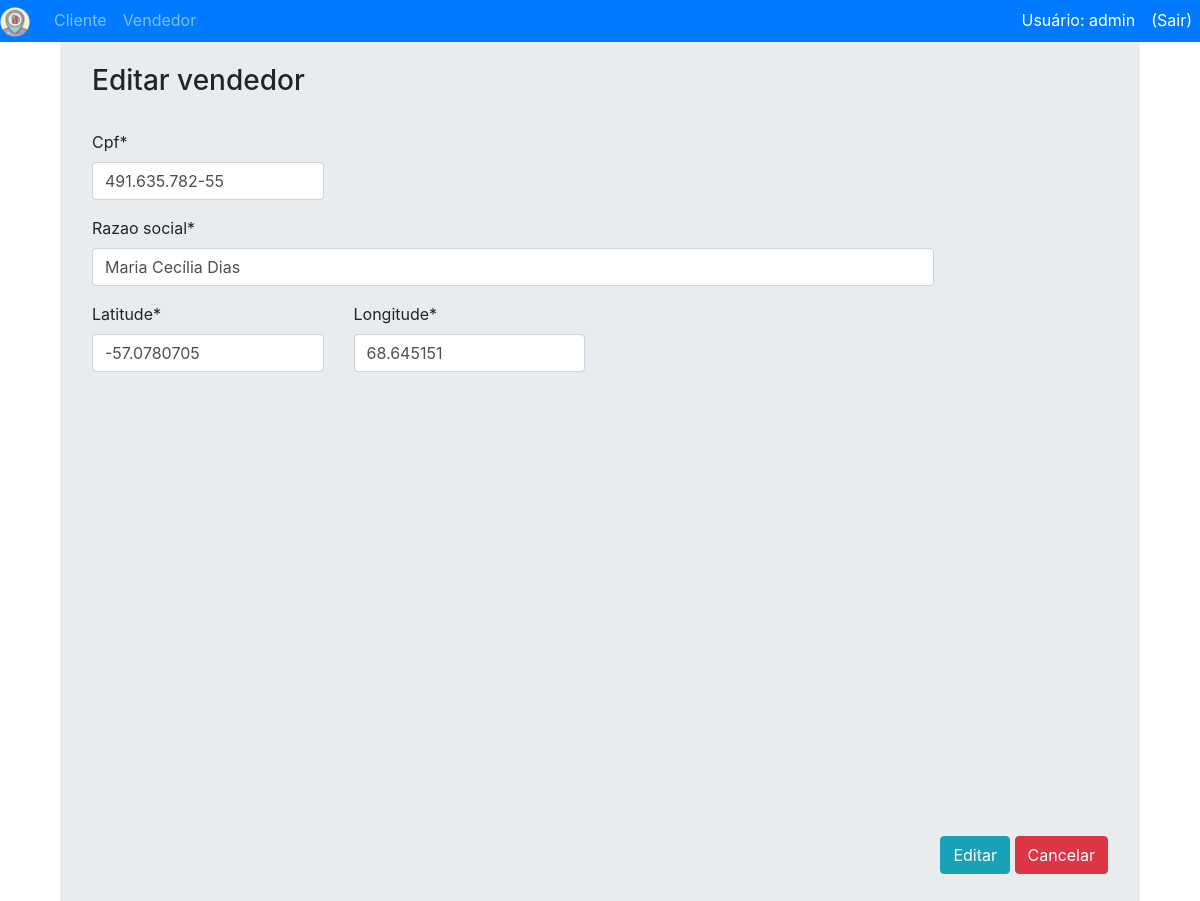
/cadastros/vendedor/editar/1048/ (signed in), run on the app's committed database.
### cadastros/models.py (models this page shows)
class Vendedor(models.Model):
    cpf = models.CharField(max_length=18)
    razao_social = models.CharField(max_length=40)
    latitude = models.CharField(max_length=12)
    longitude = models.CharField(max_length=12)
    class Meta:
        db_table = 'Vendedores'

### cadastros/views.py (the view)
# urls.py: path('vendedor/editar/<int:pk>/', views.editarVendedor, name='editar-vendedor'),
@login_required
def editarVendedor(request, pk):
    vendedor = get_object_or_404(Vendedor, pk=pk)
    form = VendedorForm(instance=vendedor)
    if (request.method == 'POST'):
        form = VendedorForm(request.POST, instance=vendedor)
        if (form.is_valid()):
            vendedor = form.save(commit=False)
            vendedor.cpf = form.cleaned_data['cpf']
            vendedor.razao_social = form.cleaned_data['razao_social']
            vendedor.latitude = form.cleaned_data['latitude']
            vendedor.longitude = form.cleaned_data['longitude']
            vendedor.save()
            return listaVendedor(request)
        else:
            return render(request, 'cadastros/editar_vendedor.html', {'form': form, 'vendedor': vendedor})
    elif (request.method == 'GET'):
        return render(request, 'cadastros/editar_vendedor.html', {'form': form, 'vendedor': vendedor})

### cadastros/forms.py
class VendedorForm(forms.ModelForm):
    class Meta:
        model = Vendedor
        fields = '__all__'

### templates/cadastros/editar_vendedor.html
{% extends "cadastros/base.html" %}
{% block body_block %}
{% include "cadastros/editar.html" with active_tab='vendedor' %}
{% endblock %}

### templates/cadastros/base.html (shortened to what this page needs)
<!DOCTYPE html>
{% load static %}
<html>
  <head>
    <link rel='stylesheet' type="text/css" href="{% static 'cadastros/css/cadastros.css' %}">
    <link rel="stylesheet" href="https://stackpath.bootstrapcdn.com/bootstrap/4.1.3/css/bootstrap.min.css"
>
    <link href="https://maxcdn.bootstrapcdn.com/font-awesome/4.7.0/css/font-awesome.min.css" rel="stylesheet">
  </head>
  <body>
    {% with request.resolver_match.url_name as url_name %}
    <nav class="navbar-collapse justify-content-between navbar-expand-lg navbar-dark bg-primary fixed-top " >
      <div class="navbar-nav">
        <ul class="navbar-nav mr-auto">
          <li class="nav-item">
            <a class="navbar-brand" href="{% url 'index' %}"><img src="{% static 'cadastros/images/favicon.ico' %}" width="30" height="30" alt=""></a>
          </li>
        {% if user.is_authenticated %}
          <li class="nav-item {% if url_name == 'lista-cliente' %} active {% endif %}">
            <a class="nav-link" href="{% url 'cadastros:lista-cliente' %}"> Cliente </a>
          </li>
          <li class="nav-item {% if url_name == 'lista-vendedor' %} active {% endif %}">
            <a class="nav-link" href="{% url 'cadastros:lista-vendedor' %}"> Vendedor </a>
          </li>
        </ul>
        <ul class="navbar-nav">
          <li class="nav-item active">
            <a class="nav-link" > Usuário: {{ user.username }} </a>
          </li>
          <li class="nav-item active">
            <a class="nav-link" href="{% url 'logout' %}">(Sair)</a>
          </li>
        </ul>
        {% endif %}
      </div>
    </nav>
    {% endwith %}
    <div class="container">
    {% block body_block %}
    {% endblock %}
    </div>
  </body>
</html>

### templates/cadastros/editar.html (shortened to what this page needs)
{% load crispy_forms_tags %}
{% load static %}
    <div class="container">
      <div class="jumbotron">
        <form action="."  method="POST">
            {% if active_tab == 'cliente' %}
            <h3>Editar cliente</h3>
            {% else %}
            <h3>Editar vendedor</h3>
            {% endif %}
            <br>
            <div class="row">
                <div class="col-sm-3">
                    {% if active_tab == 'vendedor' %} {{ form.cpf|as_crispy_field }}  {% endif %}
                </div>
            </div>
            <div class="row">
                <div class="col-sm-10">
                    {{ form.razao_social|as_crispy_field }}
                </div>
            </div>
            <div class="row">
                <div class="col-sm-3">
                    {{ form.latitude|as_crispy_field }}
                </div>
                <div class="col-sm-3">
                    {{ form.longitude|as_crispy_field }}
                </div>
            </div>
            <br>
            <div id="googleMap" style="width:100%;height:400px;"></div>
            <br>
            <div align="right">
                <input type="submit" class='btn btn-info' value="Editar">
                {% if active_tab == 'cliente' %}
                    <a href="{% url 'cadastros:lista-cliente' %}"> <button type="button" class="btn btn-danger">Cancelar</button></a>
                {% else %}
                    <a href="{% url 'cadastros:lista-vendedor' %}"> <button type="button" class="btn btn-danger">Cancelar</button></a>
                {% endif %}
            </div>
        </form>
      </div>
    </div>

### static/cadastros/css/cadastros.css (style rules this page uses)
a:link { color: #495057; }

### data on the page
Vendedor: cpf "491.635.782-55", razao_social "Maria Cecília Dias", latitude "-57.0780705", longitude "68.645151"

### other printed values
{{ user.username }} "admin"
